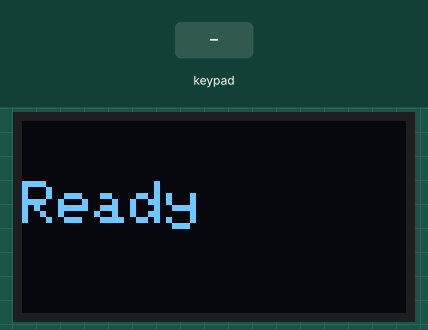
Simulated run of this sketch. Board: ESP32. Parts: 128×64 one-colour display. The test bench sets the inputs (shaded band). Nothing arrives over Bluetooth unless stated; the modem accepts every AT command (registered, SIM ready, sends succeed) and sends nothing else.

Above: at 1.2 s.
1.3 s: keypad keys 1 3 1 2 1 4 2 7 pressed 0.4 s apart
At 5.3 s:
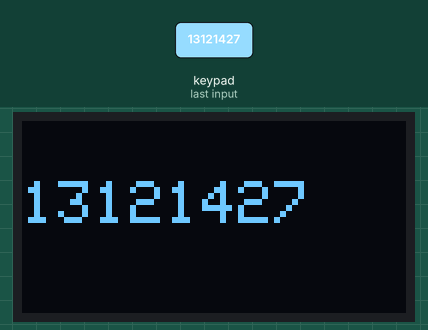
6.0 s: keypad keys 1 3 1 2 1 4 2 7 # pressed 0.4 s apart
At 7.8 s:
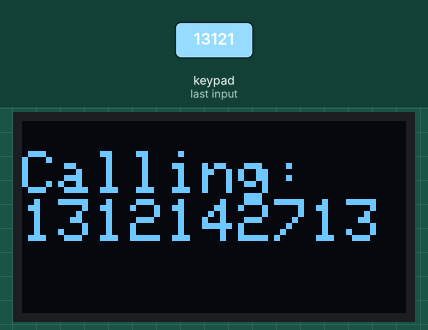
12.6 s: key '1' pressed
At 13.6 s:
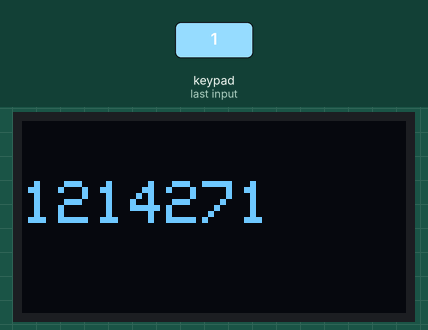
14.2 s: key '2' pressed
At 15.2 s:
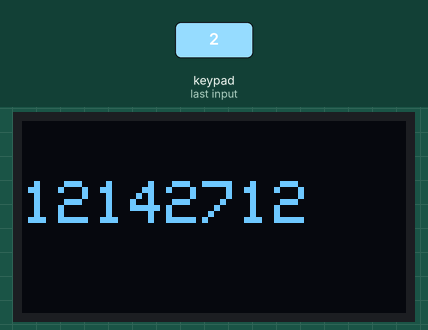
Timing chart, 0 to 16.7 s (numbered marks = the images above; inputs shaded):
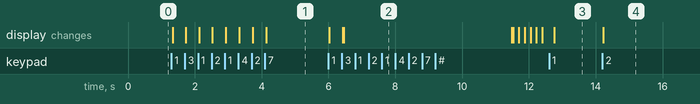

Measured:
- after the input at 1.3 s, the display: first changes at once (image 1 shows a later state)
- after the input at 6.0 s, the display: first changes at once (image 2 shows a later state)
- after the input at 12.6 s, the display: changes after 0.15 s (image 3)
- after the input at 14.2 s, the display: changes at once (image 4)

The sketch:

dendenmushi.ino
```cpp
#include <Keypad.h>
#include <Wire.h>
#include <Adafruit_GFX.h>
#include <Adafruit_SSD1306.h>
#include <BluetoothSerial.h>

BluetoothSerial SerialBT;
Adafruit_SSD1306 display(128, 64, &Wire, -1);

byte rowPins[4] = {13, 12, 14, 27};
byte colPins[3] = {26, 25, 33};
char keys[4][3] = {
  {'1','2','3'},
  {'4','5','6'},
  {'7','8','9'},
  {'*','0','#'}
};

Keypad keypad = Keypad(makeKeymap(keys), rowPins, colPins, 4, 3);
String dialedNumber = "";

void setup() {
  Serial.begin(115200);
  SerialBT.begin("DenDenMushi");

  display.begin(SSD1306_SWITCHCAPVCC, 0x3C);
  display.clearDisplay();
  display.setTextSize(2);
  display.setTextColor(1);
  display.setCursor(0, 20);
  display.println("Ready");
  display.display();
}

void loop() {
  char key = keypad.getKey();

  if (key) {
    if (key >= '0' && key <= '9') {
      dialedNumber = dialedNumber + key;

      display.clearDisplay();
      display.setCursor(0, 20);
      display.println(dialedNumber);
      display.display();

      if (dialedNumber.length() == 10) {
        display.clearDisplay();
        display.setCursor(0, 10);
        display.println("Calling:");
        display.println(dialedNumber);
        display.display();

        SerialBT.print("ATD");
        SerialBT.print(dialedNumber);
        SerialBT.println(";");

        delay(5000);

        dialedNumber = "";

        display.clearDisplay();
        display.setCursor(0, 20);
        display.println("Ready");
        display.display();
      }
    }
  }
}
```
